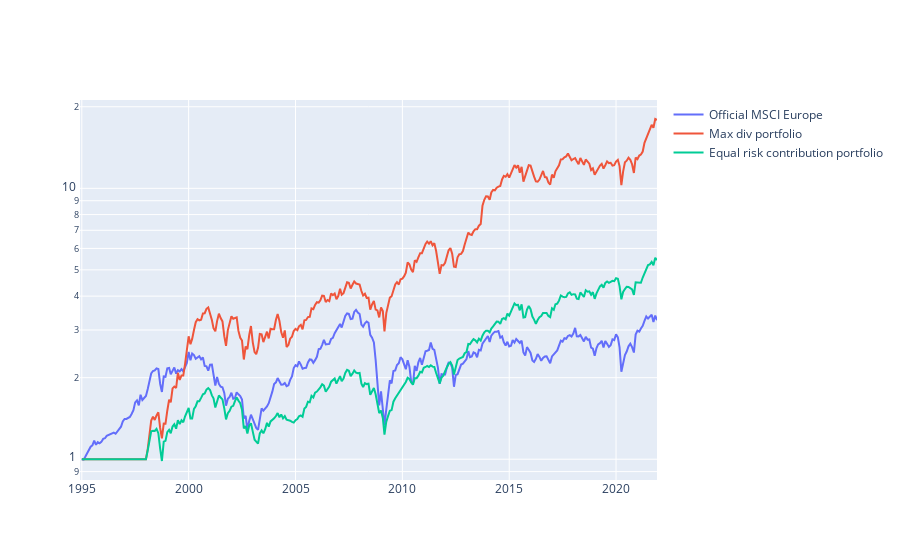

Notebook cell for this chart:
### Code cell
fig_index.add_trace(go.Scatter(x=dates, y=index_df1["ERC"], name="Equal risk contribution portfolio"))
fig_index.show()

### Figure 1 — Plotly figure (JSON) as saved in the notebook; plotly's stock layout.template omitted (floating-point values rounded to 4 significant figures; data arrays with more than 128 entries replaced by an {"elided": "..."} marker saying what was removed)
{"data": [{"name": "Official MSCI Europe", "type": "scatter", "x": {"elided": "325 str values"}, "y": {"elided": "325 float values"}}, {"name": "Max div portfolio", "type": "scatter", "x": {"elided": "325 str values"}, "y": {"elided": "325 float values"}}, {"name": "Equal risk contribution portfolio", "type": "scatter", "x": {"elided": "325 str values"}, "y": {"elided": "325 float values"}}], "layout": {"yaxis": {"type": "log"}}}
